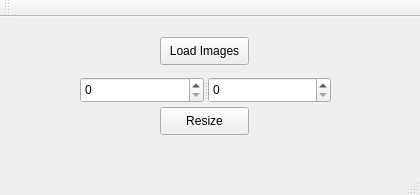
<?xml version="1.0" encoding="UTF-8"?>
<ui version="4.0">
 <class>MainWindow</class>
 <widget class="QMainWindow" name="MainWindow">
  <property name="geometry">
   <rect>
    <x>0</x>
    <y>0</y>
    <width>420</width>
    <height>195</height>
   </rect>
  </property>
  <property name="windowTitle">
   <string>MainWindow</string>
  </property>
  <widget class="QWidget" name="centralWidget">
   <widget class="QPushButton" name="pushButton">
    <property name="geometry">
     <rect>
      <x>160</x>
      <y>20</y>
      <width>89</width>
      <height>28</height>
     </rect>
    </property>
    <property name="text">
     <string>Load Images</string>
    </property>
   </widget>
   <widget class="QPushButton" name="pushButton_2">
    <property name="geometry">
     <rect>
      <x>160</x>
      <y>90</y>
      <width>89</width>
      <height>28</height>
     </rect>
    </property>
    <property name="text">
     <string>Resize</string>
    </property>
   </widget>
   <widget class="QLabel" name="label">
    <property name="geometry">
     <rect>
      <x>170</x>
      <y>120</y>
      <width>57</width>
      <height>16</height>
     </rect>
    </property>
    <property name="text">
     <string/>
    </property>
   </widget>
   <widget class="QSplitter" name="splitter">
    <property name="geometry">
     <rect>
      <x>80</x>
      <y>60</y>
      <width>251</width>
      <height>26</height>
     </rect>
    </property>
    <property name="orientation">
     <enum>Qt::Horizontal</enum>
    </property>
    <widget class="QSpinBox" name="spinBox_2">
     <property name="maximum">
      <number>1000</number>
     </property>
    </widget>
    <widget class="QSpinBox" name="spinBox">
     <property name="maximum">
      <number>1000</number>
     </property>
    </widget>
   </widget>
  </widget>
  <widget class="QMenuBar" name="menuBar">
   <property name="geometry">
    <rect>
     <x>0</x>
     <y>0</y>
     <width>420</width>
     <height>22</height>
    </rect>
   </property>
  </widget>
  <widget class="QToolBar" name="mainToolBar">
   <attribute name="toolBarArea">
    <enum>TopToolBarArea</enum>
   </attribute>
   <attribute name="toolBarBreak">
    <bool>false</bool>
   </attribute>
  </widget>
  <widget class="QStatusBar" name="statusBar"/>
 </widget>
 <layoutdefault spacing="6" margin="11"/>
 <resources/>
 <connections/>
</ui>
